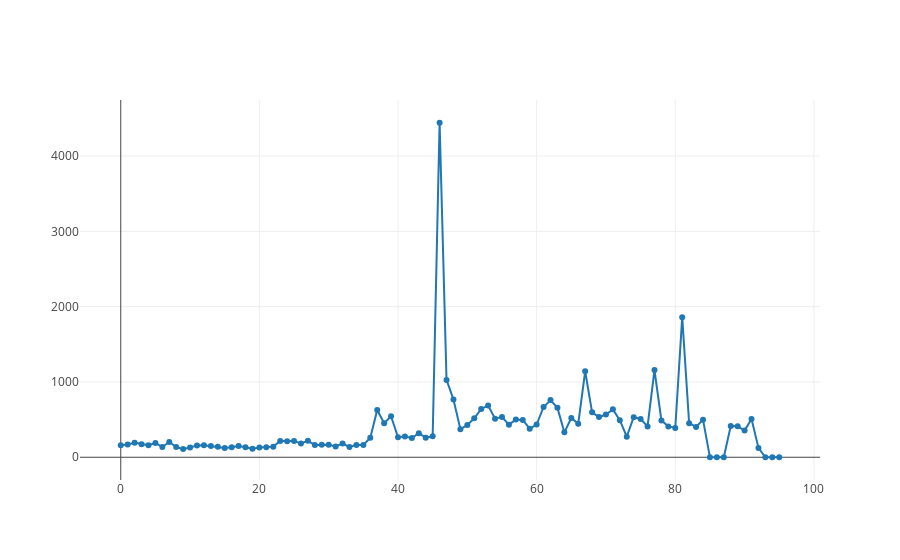

Notebook cell for this chart:
### Code cell
console.log(time_series)
console.log(time_series.sort())
openDigger.render.plotly([
        {y: time_series.map(d => d[2]) ,mode: 'lines+markers', name: 'activity'}
    ], );

### Figure 1 — Plotly figure (JSON) as saved in the notebook; plotly's stock layout.template omitted (floating-point values rounded to 4 significant figures)
{"data": [{"mode": "lines+markers", "name": "activity", "y": [160, 168, 194, 174, 160, 189, 137, 203, 137, 108, 129, 155, 159, 148, 139, 122, 134, 150, 134, 113, 128, 132, 141, 217, 214, 216, 184, 218, 163, 166, 165, 144, 181, 137, 164, 162, 259, 628, 452, 543, 265, 274, 255, 320, 260, 280, 4443, 1027, 767, 373, 428, 517, 642, 686, 513, 533, 433, 500, 496, 380, 434, 668, 759, 656, 331, 522, 445, 1142, 597, 534, 567, 636, 493, 273, 532, 508, 410, 1158, 489, 410, 390, 1861, 452, 402, 499, 0, 0, 0, 416, 412, 354, 508, 124, 0, 0, 0]}], "layout": {}}
